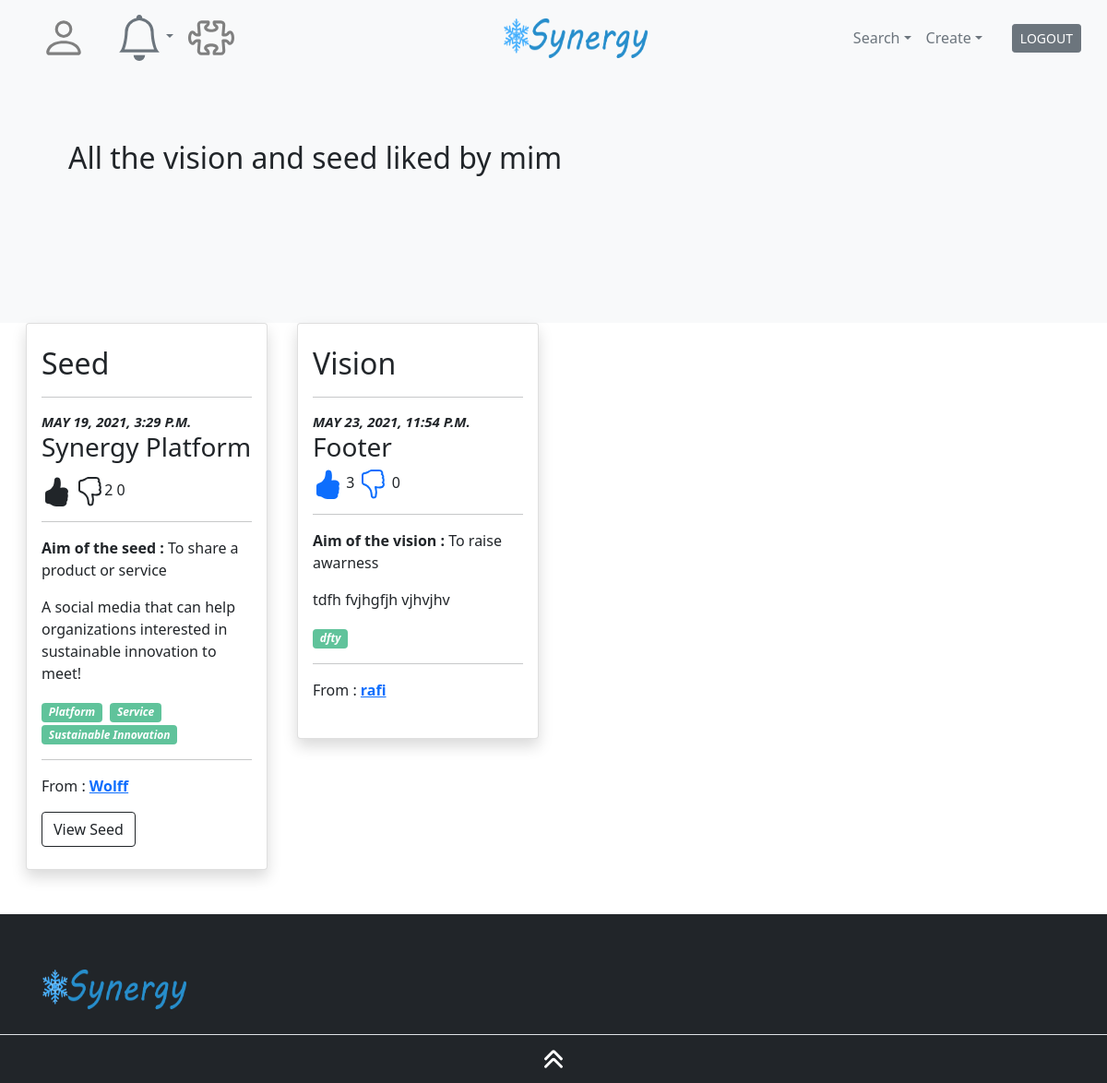
/accounts/profile/likes/mim/ (signed in), run on the app's committed database.
### knowledge/models.py (models this page shows, shortened)
class Seed(models.Model):
    user = models.ForeignKey(settings.AUTH_USER_MODEL,on_delete=models.CASCADE, default=1)
    profile_seed = models.ImageField(upload_to=profile_seed_directory_path,default="Null")
    title = models.CharField(max_length=100, unique=True,)
    summary = models.TextField(max_length=100,default="NA")
    sdg = models.ManyToManyField(SDG, through="SDG_Seed")
    value_chain = models.ManyToManyField(Value_chain, through="Value_Chain_Seed")
    industry = models.ManyToManyField(Industry, through="Industry_Seed")
    pros = models.TextField(default="NA")
    cons = models.TextField(default="NA")
    contenu = models.TextField(default="NA")
    use_case = models.TextField(default="NA")
    aim_seed = models.CharField(max_length=30, choices=Aims)
    keywords = TaggableManager()
    slug = models.SlugField(max_length = 250, unique=True)
    date_publication = models.DateTimeField(auto_now_add=True)
    class Meta:
        ordering = ['-date_publication']

class Vision(models.Model):
    title = models.CharField(max_length=100, unique=True, )
    user = models.ForeignKey(settings.AUTH_USER_MODEL,on_delete=models.CASCADE, default=1)
    content = models.TextField(max_length=444,default="NA")
    aim_vision = models.CharField(max_length=30, choices=Aims)
    keywords = TaggableManager()
    slug = models.SlugField(max_length= 250,unique=True)
    date_publication = models.DateTimeField(auto_now_add=True)

### accounts/views.py (the view)
# urls.py: path("profile/likes/<str:username>/", views.view_like, name="view_like"),
@login_required
def view_like(request,username):
    user_profile = User.objects.get(username=username)
    seed_liked_view = Liked_Seed.objects.filter(user_related_id=user_profile.id)
    seed_interest = Seed.objects.filter(id__in=[slv.seed_related_id for slv in seed_liked_view])
    profile_seed_interest = User.objects.filter(id__in=[psi.user_id for psi in seed_interest])
    vision_liked_view = Liked_Vision.objects.filter(user_related_id=user_profile.id)
    vision_following = Vision.objects.filter(id__in=[vlv.vision_related_id for vlv in vision_liked_view])
    profile_vision_interest = User.objects.filter(id__in=[pvi.user_id for pvi in vision_following])
    editable = False
    if request.user == user_profile:
        editable = True
    aim = {
        1: "To raise awarness",
        2: "To share a product or service",
        3: "To search for improvement",
        4: "To present theoretical results ",
        5: "To make laugh",
        6: "Others",
        }
    list = []
    x = 0
    for seed in seed_interest:
        my_dict = {'Type': [],'ID': [],'NBR': [],'Name': [], 'Author': [], 'Date': [], 'Slug': [], 'Description': [], 'Aim': [], 'User': [], 'User_Type': [], 'Likes': [],'Dislikes': [],}
        my_dict['Type'].append("Seed")
        my_dict['NBR'].append(x)
        my_dict['Name'].append(seed.title)
        my_dict['ID'].append(seed.id)
        my_dict['Date'].append(seed.date_publication)
        my_dict['Slug'].append(seed.slug)
        my_dict['Description'].append(seed.summary)
        for user in profile_seed_interest:
            if user.id == seed.user_id:
                my_dict['Author'].append(user.username)
        for keys in aim:
            if int(seed.aim_seed) == keys:
                my_dict['Aim'].append(aim[keys])
        seed_likes = Liked_Seed.objects.filter(seed_related_id=seed.id).count
        my_dict['Likes'].append(seed_likes)
        seed_dislikes = Disliked_Seed.objects.filter(seed_related_id=seed.id).count
        my_dict['Dislikes'].append(seed_dislikes)
        x += 1
        list.append(my_dict)
    for vision in vision_following:
        my_dict = {'Type': [], 'ID': [],'NBR': [], 'Author': [], 'Name': [] , 'Date': [], 'Slug': [], 'Content': [], 'Description': [], 'Aim': [], 'User': [], 'User_Type': [], 'Likes': [],'Dislikes': [], 'L': [],'D': []}
        my_dict['Type'].append("Vision")
        my_dict['NBR'].append(x)
        my_dict['Name'].append(vision.title)
        my_dict['ID'].append(vision.id)
        my_dict['Date'].append(vision.date_publication)
        my_dict['Slug'].append(vision.slug)
        my_dict['Content'].append(vision.content)
        my_dict['Description'].append(vision.keywords)
        for user in profile_vision_interest:
            if user.id == vision.user_id:
                my_dict['Author'].append(user.username)
        for keys in aim:
            if int(vision.aim_vision) == keys:
                my_dict['Aim'].append(aim[keys])
        vision_likes = Liked_Vision.objects.filter(vision_related_id=vision.id).count
        my_dict['Likes'].append(vision_likes)
        vision_dislikes = Disliked_Vision.objects.filter(vision_related_id=vision.id).count
        my_dict['Dislikes'].append(vision_dislikes)
        if Liked_Vision.objects.filter(Q(user_related_id=request.user.id) & Q(vision_related_id=vision.id)).exists():
            my_dict['L'].append("Yes")
        else:
            my_dict['L'].append("No")
        if Disliked_Vision.objects.filter(Q(user_related_id=request.user.id) & Q(vision_related_id=vision.id)).exists():
            my_dict['D'].append("Yes")
        else:
            my_dict['D'].append("No")
        x += 1
        list.append(my_dict)
    return render(request, "dist/inside/profile/likes.html", context={"list":list,"user_profile":user_profile, "editable": editable, "seed_interest": seed_interest, "vision_following": vision_following })

### template/dist/inside/profile/likes.html (shortened to what this page needs)
{% extends "dist/inside/template_inside.html" %}
{% block contenu %}
<main>
    <section class="bg-light pb-6 pb-md-0">
        <div class=container>
            <div class="col-lg-10 py-9 py-lg-10 z-index-1">
                <h2>All the vision and seed liked by {{user_profile.username}}</h2>
            </div>
        </div>
    </section>
    <section>
        <div class="row px-4">
            {% for likes in list %}
                {% if 'Seed' in likes.Type %}
                    <div class="col-md-12 col-lg-3 px-3 mb-5" data-aos=fade-up>
                        <div class="card shadow lift rounded">
                            <div class="card-body py-4">
                                <h2>{{ likes.Type.0 }}</h2>
                                <hr>
                                <p class="font-size-6 text-uppercase font-weight-bold mb-0"><i>{{ likes.Date.0 }}</i></p>
                                <h3 class=card-title>{{ likes.Name.0 }}</h3>
                                <p class=card-text>
                                    {% if editable %}
                                        <p><a href="{% url 'accounts:seed_add_like' slug=likes.Slug.0 %}"><svg xmlns="http://www.w3.org/2000/svg" width="32" height="32" fill="currentColor" class="bi bi-hand-thumbs-up-fill" viewBox="0 0 16 16">
                                            <path d="M6.956 1.745C7.021.81 7.908.087 8.864.325l.261.066c.463.116.874.456 1.012.965.22.816.533 2.511.062 4.51a9.84 9.84 0 0 1 .443-.051c.713-.065 1.669-.072 2.516.21.518.173.994.681 1.2 1.273.184.532.16 1.162-.234 1.733.058.119.103.242.138.363.077.27.113.567.113.856 0 .289-.036.586-.113.856-.039.135-.09.273-.16.404.169.387.107.819-.003 1.148a3.163 3.163 0 0 1-.488.901c.054.152.076.312.076.465 0 .305-.089.625-.253.912C13.1 15.522 12.437 16 11.5 16H8c-.605 0-1.07-.081-1.466-.218a4.82 4.82 0 0 1-.97-.484l-.048-.03c-.504-.307-.999-.609-2.068-.722C2.682 14.464 2 13.846 2 13V9c0-.85.685-1.432 1.357-1.615.849-.232 1.574-.787 2.132-1.41.56-.627.914-1.28 1.039-1.639.199-.575.356-1.539.428-2.59z"/>
                                        </svg></a> {{ likes.Likes.0 }} <a href="#" class="text-primary"><svg xmlns="http://www.w3.org/2000/svg" width="32" height="32" fill="currentColor" class="bi bi-hand-thumbs-down" viewBox="0 0 16 16">
                                            <path d="M8.864 15.674c-.956.24-1.843-.484-1.908-1.42-.072-1.05-.23-2.015-.428-2.59-.125-.36-.479-1.012-1.04-1.638-.557-.624-1.282-1.179-2.131-1.41C2.685 8.432 2 7.85 2 7V3c0-.845.682-1.464 1.448-1.546 1.07-.113 1.564-.415 2.068-.723l.048-.029c.272-.166.578-.349.97-.484C6.931.08 7.395 0 8 0h3.5c.937 0 1.599.478 1.934 1.064.164.287.254.607.254.913 0 .152-.023.312-.077.464.201.262.38.577.488.9.11.33.172.762.004 1.15.069.13.12.268.159.403.077.27.113.567.113.856 0 .289-.036.586-.113.856-.035.12-.08.244-.138.363.394.571.418 1.2.234 1.733-.206.592-.682 1.1-1.2 1.272-.847.283-1.803.276-2.516.211a9.877 9.877 0 0 1-.443-.05 9.364 9.364 0 0 1-.062 4.51c-.138.508-.55.848-1.012.964l-.261.065zM11.5 1H8c-.51 0-.863.068-1.14.163-.281.097-.506.229-.776.393l-.04.025c-.555.338-1.198.73-2.49.868-.333.035-.554.29-.554.55V7c0 .255.226.543.62.65 1.095.3 1.977.997 2.614 1.709.635.71 1.064 1.475 1.238 1.977.243.7.407 1.768.482 2.85.025.362.36.595.667.518l.262-.065c.16-.04.258-.144.288-.255a8.34 8.34 0 0 0-.145-4.726.5.5 0 0 1 .595-.643h.003l.014.004.058.013a8.912 8.912 0 0 0 1.036.157c.663.06 1.457.054 2.11-.163.175-.059.45-.301.57-.651.107-.308.087-.67-.266-1.021L12.793 7l.353-.354c.043-.042.105-.14.154-.315.048-.167.075-.37.075-.581 0-.211-.027-.414-.075-.581-.05-.174-.111-.273-.154-.315l-.353-.354.353-.354c.047-.047.109-.176.005-.488a2.224 2.224 0 0 0-.505-.804l-.353-.354.353-.354c.006-.005.041-.05.041-.17a.866.866 0 0 0-.121-.415C12.4 1.272 12.063 1 11.5 1z"/>
                                        </svg></a> {{ likes.Dislikes.0 }}</p>
                                    {% else %}
                                        <p>{{ likes.Likes.0 }} {{ likes.Dislikes.0 }}</p>
                                    {% endif %}
                                <hr>
                                <p class=card-text><strong>Aim of the seed : </strong> {{ likes.Aim.0 }}</p>
                                <p class=card-text>{{ likes.Description.0 }}</p>
                                {% for si in seed_interest %}
                                    {% if si.id == likes.ID.0 %}
                                        {% for keyword in si.keywords.all %}
                                            <i class="mr-1 badge badge-success">{{ keyword }}</i>
                                        {% endfor %}
                                    {% endif %}
                                {% endfor %}
                                <hr>
                                <p>From : <strong><a href="{% url 'accounts:user_profile' username=likes.Author.0 %}">{{ likes.Author.0 }}</a></strong></p>
                                <a class="btn btn btn-outline-dark" href="{% url 'knowledge:one_seed' slug=likes.Slug.0 %}">View Seed</a>
                            </div>
                        </div>
                    </div>
                {% elif 'Vision' in likes.Type %}
                    <div class="col-md-12 col-lg-3 px-3 mb-5" data-aos=fade-up>
                        <div class="card shadow lift rounded">
                            <div class="card-body py-4">
                                <h2>{{ likes.Type.0 }}</h2>
                                <hr>
                                <p class="font-size-6 text-uppercase font-weight-bold mb-0"><i>{{ likes.Date.0 }}</i></p>
                                <h3 class=card-title>{{ likes.Name.0 }}</h3>
                                {% if likes.L.0 == "Yes" %}
                                    <p><a href="{% url 'accounts:vision_add_like' slug=likes.Slug.0 %}"></a> {{ likes.Likes.0 }}
                                    <a href="#"></a> {{ likes.Dislikes.0 }}</p>
                                {% endif %}
                                <hr>
                                <p class=card-text><strong>Aim of the vision : </strong> {{ likes.Aim.0 }}</p>
                                <p class=card-text>{{ likes.Content.0 }}</p>
                                {% for v in vision_following %}
                                    {% if v.id == likes.ID.0 %}
                                        {% for keyword in v.keywords.all %}
                                            <i class="mr-1 badge badge-success">{{ keyword }}</i>
                                        {% endfor %}
                                    {% endif %}
                                {% endfor %}
                                <hr>
                                <p>From : <strong><a href="{% url 'accounts:user_profile' username=likes.Author.0 %}">{{ likes.Author.0 }}</a></strong></p>
                            </div>
                        </div>
                    </div>
                {% endif %}
            {% endfor %}
    </section>
</main>
{% endblock %}

### data on the page
Seed: Date.0 "MAY 19, 2021, 3:29 P.M.", Name.0 "Synergy Platform", Description.0 "A social media that can help organizations interested in sustainable innovation to meet!"
Tag: name "Platform"
Tag: name "Service"
Tag: name "Sustainable Innovation"
Vision: Date.0 "MAY 23, 2021, 11:54 P.M.", Name.0 "Footer", Content.0 "tdfh fvjhgfjh vjhvjhv"
Tag: name "dfty"

### other printed values
{{ user_profile.username }} "mim"
{{ likes.Type.0 }} "Seed"
{{ likes.Likes.0 }} "2"
{{ likes.Dislikes.0 }} "0"
{{ likes.Aim.0 }} "To share a product or service"
{{ likes.Author.0 }} "Wolff"
{{ likes.Type.0 }} "Vision"
{{ likes.Likes.0 }} "3"
{{ likes.Aim.0 }} "To raise awarness"
{{ likes.Author.0 }} "rafi"
